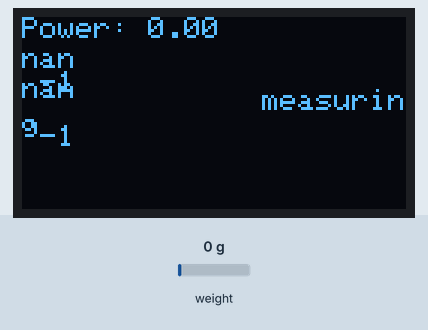
The sketch below on a simulated Arduino Uno, built with avr-gcc and run on an emulated ATmega328P. Parts: 128×64 one-colour display. Inputs (shaded band) come from the test bench; at power-on: weight on the scale 0 g. The display library's start-up logo is not drawn; EEPROM starts erased.

Above: at 11.2 s.
11.3 s: weight on the scale set to 1250 g
At 11.92 s:
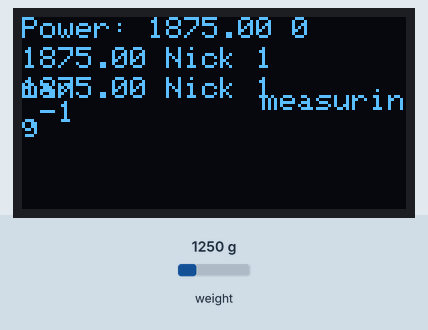
13.5 s: weight on the scale set to 100 g
At 13.91 s:
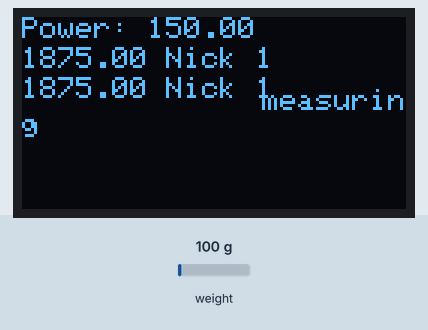
16.5 s: weight on the scale set to 2500 g
At 21.61 s:
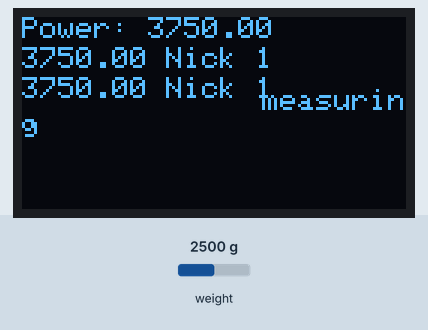
Timing chart, 0 to 23.1 s (numbered marks = the images above; inputs shaded):
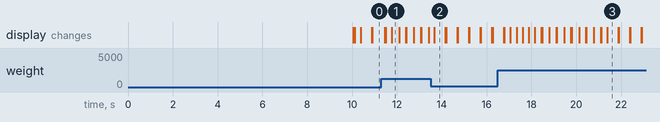

Measured:
- after the input at 11.3 s, the display: first changes after 0.16 s (image 1 shows a later state)
- after the input at 16.5 s, the display: first changes after 0.27 s (image 3 shows a later state)
- what the display in image 2 shows lasts 0.5 s, from 13.7 s to 14.2 s

The sketch:

gripDuino.ino
```cpp
#include <stdio.h>
#include<EEPROM.h>

#include "HX711.h" //load cell amplifier library
#define DOUT  A1
#define CLK  A0
HX711 scale(DOUT, CLK);
float calibration_factor = 1320; //1935 previously

/*for 0.96" OLED display ssd1306 clone from ebay */
#include <SPI.h>
#include <Adafruit_SSD1306.h>
#define OLED_RESET 4  // GPIO0
Adafruit_SSD1306 display(OLED_RESET);


String modeLookup[3] = { "animation", "measuring", "saving" };
int mode;

//variables to hold scores by lookup
float gripForceHS[15];
char firstNameHS[15][15];
int sexHS[15];


//using a struct so it can be saved to EEPROM easily
struct gripperProfile {
  float gripForce; //how strong they are
  char firstName[15]; //user's name
  int sex; //female 0, male 1, unsure 2
};


void load_high_scores() {

  int addressJump = sizeof(gripperProfile);
  int j = 0;

   //loop through all possible spaces in EEPROM save the high scores in arrays (up to 15)
   for( int i=0; i<addressJump*15;i+=addressJump ) {
       //if address is not empty then get it and save it
       if( EEPROM.read(i) > 0 && EEPROM.read(i) != 255 ) {
         struct highscore {
           float gf;
           char fn[15];
           int s;
         };
        highscore hs;
        EEPROM.get(i, hs);
        gripForceHS[j] = hs.gf;
        firstNameHS[j][15] = hs.fn;
        sexHS[j] = hs.s;
       } else {
        break;
       }
       j++;
   }
}


class Gripper
{
  //Class member variables are initialized at startup
  public: gripperProfile gp;
  //Constructor creates a Gripper

  public:
  Gripper(float GripForce, char FirstName[15], int Sex)
  {
      gp.gripForce = GripForce;
      strcpy(gp.firstName, FirstName);
      gp.sex = Sex;
  }

  public:
  void Save(int address)
  {
    //Save the new high score name and grip strength to EEPROM (top 15 scores);
    display.setCursor(0,20);
    display.print(gp.gripForce);
    display.print(" ");
    display.print(gp.firstName);
    display.print(" ");
    display.print(gp.sex);
    EEPROM.put(address, gp);
  }

  public:
  void updateHS(int a) {
  //now need to refresh the highscores
  //a is the array index
   gripForceHS[a] = gp.gripForce;
   firstNameHS[a][15] = gp.firstName;
   sexHS[a] = gp.sex;
  }

};

int isHighScore(float gripForce) {

   //loop through all highscores and check if this current score beats one (up to 15)
   for( int i=0; i<15; i++ ) {
       if( gripForce > gripForceHS[i] ) {
        return i;
        break;
       }
   }
   //not a new highscore
   return -1;
}


void setup() {

  mode = 1;
 //for scale
  scale.set_gain(64);
  scale.tare(50);  //Reset the scale to 0
  scale.set_gain(32);
  scale.tare(50);  //Reset the scale to 0
  scale.set_scale();

  //load all the high scores into memory
  load_high_scores();

   ///////////for OLED display
  display.begin(SSD1306_SWITCHCAPVCC, 0x3C);  // initialize with the I2C addr 0x3C

  // init done
  display.display();
   // Clear the buffer.
  display.clearDisplay();
  // text display tests
  display.setTextSize(1);
  display.setTextColor(WHITE);
  display.setCursor(0,0);

  display.display();
  display.clearDisplay();
  /////////////////end OLED display

  //Serial.begin(9600);

}


void loop() {

  struct myscore {
    float gf;
    char fn[15];
    int s;
  };
  myscore ms;

  EEPROM.get(0, ms);
    display.setCursor(0,10);
    display.print(ms.gf);
    display.print(" ");
    display.print(ms.fn);
    display.print(" ");
    display.print(ms.s);
  myscore ms2;

  EEPROM.get(21, ms2);
    display.setCursor(0,20);
    display.print(ms2.gf);
    display.print(" ");
    display.print(ms2.fn);
    display.print(" ");
    display.print(ms2.s);

    display.display();
  float gripForceNow = checkScale();
   display.clearDisplay();
   //debugging
   display.setCursor(80,24);
   display.print(modeLookup[mode]);

    switch(mode) {
      case 0:
        animation();
        break;
      case 1:
        display.setCursor(0,0);
        display.print("Power: ");
        display.print(gripForceNow);
        display.print(" ");
        if (gripForceNow > 150) {
          int newHSAddress = isHighScore(gripForceNow);
          int eeAddress = newHSAddress * sizeof(gripperProfile);
          if(newHSAddress >= 0) {
            Gripper g1(gripForceNow, "Nick", 1);
              display.print(eeAddress);
              g1.Save(eeAddress);
              g1.updateHS(newHSAddress);
          }

         // mode = 2;
        }
        break;
      case 2:
        //save
        display.setCursor(0,0);
        display.print("High: Name: ");
        display.setCursor(0,10);
        display.print(ms.gf);
        display.print(" ");
        display.print(ms.fn);
        display.print(" ");
        display.print(ms.s);
        break;
       case 3:
        display.setCursor(0,0);
        display.print(firstNameHS[0]);
        display.print(" ");
        display.print(gripForceHS[0]);
        display.print(" ");
        display.print(sexHS[0]);
        display.print(" ");
        display.setCursor(0,10);
        display.print(firstNameHS[1]);
        display.print(" ");
        display.print(gripForceHS[1]);
        display.print(" ");
        display.print(sexHS[1]);
        display.print(" ");
        display.setCursor(0,20);
        display.print(firstNameHS[2]);
        display.print(" ");
        display.print(gripForceHS[2]);
        display.print(" ");
        display.print(sexHS[2]);
        display.print(" ");

       break;
    }
    display.display();
}

float checkScale() {
  scale.set_scale(calibration_factor);

  scale.set_gain(64); //reads from channel A on hx711 board
  float loadA = scale.get_units();

  scale.set_gain(32); //reads from channel B on hx711 board for 2nd load cell
  float loadB = 2*scale.get_units(); //returns in Decagrams (100s of grams)

  float avg = (loadA+loadB)/2;
  return avg;
}

void animation(void) {
  display.setTextSize(1);
  display.setTextColor(WHITE);
  display.setCursor(15,0);
  display.clearDisplay();
  display.print("PRESS START");
  display.display();
  delay(1);

  display.startscrollright(0x00, 0x0a);
  delay(1000);
  display.stopscroll();

  delay(1500);
  display.startscrollleft(0x00, 0x0a);
  delay(1000);
  display.stopscroll();

}
```
